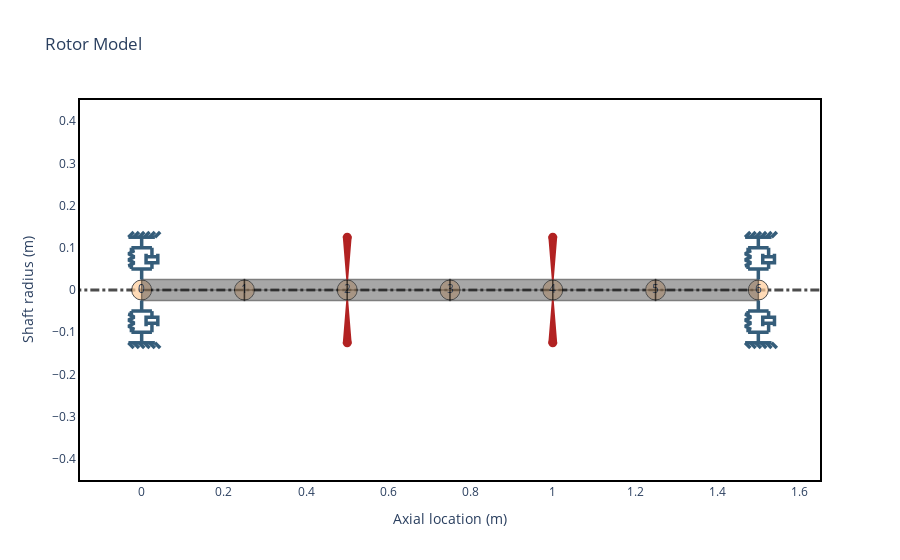

Notebook source saved alongside this figure:
### Code cell
#Classic Instantiation of the rotor
shaft_elements = []
bearing_seal_elements = []
disk_elements = []
steel = rs.steel
for i in range(6):
    shaft_elements.append(rs.ShaftElement(L=0.25, material=steel, n=i, idl=0, odl=0.05))

disk_elements.append(rs.DiskElement.from_geometry(n=2,
                                                  material=steel, 
                                                  width=0.07,
                                                  i_d=0.05, 
                                                  o_d=0.28
                                                 )
                    )

disk_elements.append(rs.DiskElement.from_geometry(n=4,
                                                  material=steel, 
                                                  width=0.07,
                                                  i_d=0.05, 
                                                  o_d=0.35
                                                 )
                    )
bearing_seal_elements.append(rs.BearingElement(n=0, kxx=1e6, kyy=1e6, cxx=3e3, cyy=3e3))
bearing_seal_elements.append(rs.BearingElement(n=6, kxx=1e6, kyy=1e6, cxx=3e3, cyy=3e3))

rotor595c = rs.Rotor(shaft_elements=shaft_elements,
                     bearing_elements=bearing_seal_elements,
                     disk_elements=disk_elements)

rotor595c.plot_rotor()

### Figure 1 — Plotly figure (JSON) as saved in the notebook; plotly's stock layout.template omitted (floating-point values rounded to 4 significant figures)
{"data": [{"hoverinfo": "none", "line": {"color": "black", "dash": "dashdot", "width": 3}, "mode": "lines", "opacity": 0.7, "showlegend": false, "type": "scatter", "x": [-0.3, 1.8], "y": [0, 0]}, {"hoverinfo": "none", "marker": {"color": "#ffcc99", "line": {"color": "black", "width": 1}, "opacity": 0.7, "size": 20}, "mode": "markers+text", "showlegend": false, "text": ["0", "1", "2", "3", "4", "5", "6"], "type": "scatter", "x": [0, 0.25, 0.5, 0.75, 1, 1.25, 1.5], "y": [0, 0, 0, 0, 0, 0, 0]}, {"customdata": [[0, 0.05, 0, 0.05, 0, 0.25, "Steel"], [0, 0.05, 0, 0.05, 0, 0.25, "Steel"], [0, 0.05, 0, 0.05, 0, 0.25, "Steel"], [0, 0.05, 0, 0.05, 0, 0.25, "Steel"], [0, 0.05, 0, 0.05, 0, 0.25, "Steel"], [0, 0.05, 0, 0.05, 0, 0.25, "Steel"], [0, 0.05, 0, 0.05, 0, 0.25, "Steel"], [0, 0.05, 0, 0.05, 0, 0.25, "Steel"], [0, 0.05, 0, 0.05, 0, 0.25, "Steel"], [0, 0.05, 0, 0.05, 0, 0.25, "Steel"]], "fill": "toself", "fillcolor": "#525252", "hoverinfo": "text", "hoverlabel": {"bgcolor": "#525252"}, "hoveron": "points+fills", "hovertemplate": "Element Number: 0<br>Left Outer Diameter: 0.05 m<br>Left Inner Diameter: 0.0 m<br>Right Outer Diameter: 0.05 m<br>Right Inner Diameter: 0.0 m<br>Element Length: 0.25 m<br>Material: Steel<br>", "legendgroup": "Shaft", "line": {"color": "black", "width": 1.5}, "mode": "lines", "name": "ShaftElement 0", "opacity": 0.5, "showlegend": false, "text": "Element Number: 0<br>Left Outer Diameter: 0.05 m<br>Left Inner Diameter: 0.0 m<br>Right Outer Diameter: 0.05 m<br>Right Inner Diameter: 0.0 m<br>Element Length: 0.25 m<br>Material: Steel<br>", "type": "scatter", "x": [0, 0, 0.25, 0.25, 0, 0, 0, 0.25, 0.25, 0], "y": [0, 0.025, 0.025, 0, 0, 0, -0.025, -0.025, 0, 0]}, {"customdata": [[1, 0.05, 0, 0.05, 0, 0.25, "Steel"], [1, 0.05, 0, 0.05, 0, 0.25, "Steel"], [1, 0.05, 0, 0.05, 0, 0.25, "Steel"], [1, 0.05, 0, 0.05, 0, 0.25, "Steel"], [1, 0.05, 0, 0.05, 0, 0.25, "Steel"], [1, 0.05, 0, 0.05, 0, 0.25, "Steel"], [1, 0.05, 0, 0.05, 0, 0.25, "Steel"], [1, 0.05, 0, 0.05, 0, 0.25, "Steel"], [1, 0.05, 0, 0.05, 0, 0.25, "Steel"], [1, 0.05, 0, 0.05, 0, 0.25, "Steel"]], "fill": "toself", "fillcolor": "#525252", "hoverinfo": "text", "hoverlabel": {"bgcolor": "#525252"}, "hoveron": "points+fills", "hovertemplate": "Element Number: 1<br>Left Outer Diameter: 0.05 m<br>Left Inner Diameter: 0.0 m<br>Right Outer Diameter: 0.05 m<br>Right Inner Diameter: 0.0 m<br>Element Length: 0.25 m<br>Material: Steel<br>", "legendgroup": "Shaft", "line": {"color": "black", "width": 1.5}, "mode": "lines", "name": "ShaftElement 1", "opacity": 0.5, "showlegend": false, "text": "Element Number: 1<br>Left Outer Diameter: 0.05 m<br>Left Inner Diameter: 0.0 m<br>Right Outer Diameter: 0.05 m<br>Right Inner Diameter: 0.0 m<br>Element Length: 0.25 m<br>Material: Steel<br>", "type": "scatter", "x": [0.25, 0.25, 0.5, 0.5, 0.25, 0.25, 0.25, 0.5, 0.5, 0.25], "y": [0, 0.025, 0.025, 0, 0, 0, -0.025, -0.025, 0, 0]}, {"customdata": [[2, 0.05, 0, 0.05, 0, 0.25, "Steel"], [2, 0.05, 0, 0.05, 0, 0.25, "Steel"], [2, 0.05, 0, 0.05, 0, 0.25, "Steel"], [2, 0.05, 0, 0.05, 0, 0.25, "Steel"], [2, 0.05, 0, 0.05, 0, 0.25, "Steel"], [2, 0.05, 0, 0.05, 0, 0.25, "Steel"], [2, 0.05, 0, 0.05, 0, 0.25, "Steel"], [2, 0.05, 0, 0.05, 0, 0.25, "Steel"], [2, 0.05, 0, 0.05, 0, 0.25, "Steel"], [2, 0.05, 0, 0.05, 0, 0.25, "Steel"]], "fill": "toself", "fillcolor": "#525252", "hoverinfo": "text", "hoverlabel": {"bgcolor": "#525252"}, "hoveron": "points+fills", "hovertemplate": "Element Number: 2<br>Left Outer Diameter: 0.05 m<br>Left Inner Diameter: 0.0 m<br>Right Outer Diameter: 0.05 m<br>Right Inner Diameter: 0.0 m<br>Element Length: 0.25 m<br>Material: Steel<br>", "legendgroup": "Shaft", "line": {"color": "black", "width": 1.5}, "mode": "lines", "name": "ShaftElement 2", "opacity": 0.5, "showlegend": false, "text": "Element Number: 2<br>Left Outer Diameter: 0.05 m<br>Left Inner Diameter: 0.0 m<br>Right Outer Diameter: 0.05 m<br>Right Inner Diameter: 0.0 m<br>Element Length: 0.25 m<br>Material: Steel<br>", "type": "scatter", "x": [0.5, 0.5, 0.75, 0.75, 0.5, 0.5, 0.5, 0.75, 0.75, 0.5], "y": [0, 0.025, 0.025, 0, 0, 0, -0.025, -0.025, 0, 0]}, {"customdata": [[3, 0.05, 0, 0.05, 0, 0.25, "Steel"], [3, 0.05, 0, 0.05, 0, 0.25, "Steel"], [3, 0.05, 0, 0.05, 0, 0.25, "Steel"], [3, 0.05, 0, 0.05, 0, 0.25, "Steel"], [3, 0.05, 0, 0.05, 0, 0.25, "Steel"], [3, 0.05, 0, 0.05, 0, 0.25, "Steel"], [3, 0.05, 0, 0.05, 0, 0.25, "Steel"], [3, 0.05, 0, 0.05, 0, 0.25, "Steel"], [3, 0.05, 0, 0.05, 0, 0.25, "Steel"], [3, 0.05, 0, 0.05, 0, 0.25, "Steel"]], "fill": "toself", "fillcolor": "#525252", "hoverinfo": "text", "hoverlabel": {"bgcolor": "#525252"}, "hoveron": "points+fills", "hovertemplate": "Element Number: 3<br>Left Outer Diameter: 0.05 m<br>Left Inner Diameter: 0.0 m<br>Right Outer Diameter: 0.05 m<br>Right Inner Diameter: 0.0 m<br>Element Length: 0.25 m<br>Material: Steel<br>", "legendgroup": "Shaft", "line": {"color": "black", "width": 1.5}, "mode": "lines", "name": "ShaftElement 3", "opacity": 0.5, "showlegend": false, "text": "Element Number: 3<br>Left Outer Diameter: 0.05 m<br>Left Inner Diameter: 0.0 m<br>Right Outer Diameter: 0.05 m<br>Right Inner Diameter: 0.0 m<br>Element Length: 0.25 m<br>Material: Steel<br>", "type": "scatter", "x": [0.75, 0.75, 1, 1, 0.75, 0.75, 0.75, 1, 1, 0.75], "y": [0, 0.025, 0.025, 0, 0, 0, -0.025, -0.025, 0, 0]}, {"customdata": [[4, 0.05, 0, 0.05, 0, 0.25, "Steel"], [4, 0.05, 0, 0.05, 0, 0.25, "Steel"], [4, 0.05, 0, 0.05, 0, 0.25, "Steel"], [4, 0.05, 0, 0.05, 0, 0.25, "Steel"], [4, 0.05, 0, 0.05, 0, 0.25, "Steel"], [4, 0.05, 0, 0.05, 0, 0.25, "Steel"], [4, 0.05, 0, 0.05, 0, 0.25, "Steel"], [4, 0.05, 0, 0.05, 0, 0.25, "Steel"], [4, 0.05, 0, 0.05, 0, 0.25, "Steel"], [4, 0.05, 0, 0.05, 0, 0.25, "Steel"]], "fill": "toself", "fillcolor": "#525252", "hoverinfo": "text", "hoverlabel": {"bgcolor": "#525252"}, "hoveron": "points+fills", "hovertemplate": "Element Number: 4<br>Left Outer Diameter: 0.05 m<br>Left Inner Diameter: 0.0 m<br>Right Outer Diameter: 0.05 m<br>Right Inner Diameter: 0.0 m<br>Element Length: 0.25 m<br>Material: Steel<br>", "legendgroup": "Shaft", "line": {"color": "black", "width": 1.5}, "mode": "lines", "name": "ShaftElement 4", "opacity": 0.5, "showlegend": false, "text": "Element Number: 4<br>Left Outer Diameter: 0.05 m<br>Left Inner Diameter: 0.0 m<br>Right Outer Diameter: 0.05 m<br>Right Inner Diameter: 0.0 m<br>Element Length: 0.25 m<br>Material: Steel<br>", "type": "scatter", "x": [1, 1, 1.25, 1.25, 1, 1, 1, 1.25, 1.25, 1], "y": [0, 0.025, 0.025, 0, 0, 0, -0.025, -0.025, 0, 0]}, {"customdata": [[5, 0.05, 0, 0.05, 0, 0.25, "Steel"], [5, 0.05, 0, 0.05, 0, 0.25, "Steel"], [5, 0.05, 0, 0.05, 0, 0.25, "Steel"], [5, 0.05, 0, 0.05, 0, 0.25, "Steel"], [5, 0.05, 0, 0.05, 0, 0.25, "Steel"], [5, 0.05, 0, 0.05, 0, 0.25, "Steel"], [5, 0.05, 0, 0.05, 0, 0.25, "Steel"], [5, 0.05, 0, 0.05, 0, 0.25, "Steel"], [5, 0.05, 0, 0.05, 0, 0.25, "Steel"], [5, 0.05, 0, 0.05, 0, 0.25, "Steel"]], "fill": "toself", "fillcolor": "#525252", "hoverinfo": "text", "hoverlabel": {"bgcolor": "#525252"}, "hoveron": "points+fills", "hovertemplate": "Element Number: 5<br>Left Outer Diameter: 0.05 m<br>Left Inner Diameter: 0.0 m<br>Right Outer Diameter: 0.05 m<br>Right Inner Diameter: 0.0 m<br>Element Length: 0.25 m<br>Material: Steel<br>", "legendgroup": "Shaft", "line": {"color": "black", "width": 1.5}, "mode": "lines", "name": "ShaftElement 5", "opacity": 0.5, "showlegend": false, "text": "Element Number: 5<br>Left Outer Diameter: 0.05 m<br>Left Inner Diameter: 0.0 m<br>Right Outer Diameter: 0.05 m<br>Right Inner Diameter: 0.0 m<br>Element Length: 0.25 m<br>Material: Steel<br>", "type": "scatter", "x": [1.25, 1.25, 1.5, 1.5, 1.25, 1.25, 1.25, 1.5, 1.5, 1.25], "y": [0, 0.025, 0.025, 0, 0, 0, -0.025, -0.025, 0, 0]}, {"customdata": [[2, 0.3296, 0.1781, 32.59], [2, 0.3296, 0.1781, 32.59], [2, 0.3296, 0.1781, 32.59], [2, 0.3296, 0.1781, 32.59], [2, 0.3296, 0.1781, 32.59], [2, 0.3296, 0.1781, 32.59], [2, 0.3296, 0.1781, 32.59], [2, 0.3296, 0.1781, 32.59], [2, 0.3296, 0.1781, 32.59]], "fill": "toself", "fillcolor": "Firebrick", "hoverinfo": "text", "hoverlabel": {"bgcolor": "Firebrick"}, "hoveron": "points+fills", "hovertemplate": "Disk Node: 2<br>Polar Inertia: 3.296e-01<br>Diametral Inertia: 1.781e-01<br>Disk mass: 32.590<br>", "legendgroup": "disks", "line": {"color": "Firebrick", "width": 2}, "mode": "lines", "name": "Disk 0", "showlegend": false, "text": "Disk Node: 2<br>Polar Inertia: 3.296e-01<br>Diametral Inertia: 1.781e-01<br>Disk mass: 32.590<br>", "type": "scatter", "x": [0.5, 0.5083, 0.4917, 0.5, null, 0.5, 0.5083, 0.4917, 0.5], "y": [0.025, 0.125, 0.125, 0.025, null, -0.025, -0.125, -0.125, -0.025]}, {"customdata": [[4, 0.8051, 0.4236, 51.53], [4, 0.8051, 0.4236, 51.53], [4, 0.8051, 0.4236, 51.53], [4, 0.8051, 0.4236, 51.53], [4, 0.8051, 0.4236, 51.53], [4, 0.8051, 0.4236, 51.53], [4, 0.8051, 0.4236, 51.53], [4, 0.8051, 0.4236, 51.53], [4, 0.8051, 0.4236, 51.53]], "fill": "toself", "fillcolor": "Firebrick", "hoverinfo": "text", "hoverlabel": {"bgcolor": "Firebrick"}, "hoveron": "points+fills", "hovertemplate": "Disk Node: 4<br>Polar Inertia: 8.051e-01<br>Diametral Inertia: 4.236e-01<br>Disk mass: 51.525<br>", "legendgroup": "disks", "line": {"color": "Firebrick", "width": 2}, "mode": "lines", "name": "Disk 1", "showlegend": false, "text": "Disk Node: 4<br>Polar Inertia: 8.051e-01<br>Diametral Inertia: 4.236e-01<br>Disk mass: 51.525<br>", "type": "scatter", "x": [1, 1.008, 0.9917, 1, null, 1, 1.008, 0.9917, 1], "y": [0.025, 0.125, 0.125, 0.025, null, -0.025, -0.125, -0.125, -0.025]}, {"hoverinfo": "none", "legendgroup": "bearings", "line": {"color": "#355d7a", "width": 3.5}, "mode": "lines", "name": "Bearing 0", "showlegend": false, "type": "scatter", "x": [0, 0, -0.025, 0.025], "y": [0.025, 0.05, 0.05, 0.05]}, {"hoverinfo": "none", "legendgroup": "bearings", "line": {"color": "#355d7a", "width": 3.5}, "mode": "lines", "name": "Bearing 0", "showlegend": false, "type": "scatter", "x": [0, 0, -0.025, 0.025], "y": [-0.025, -0.05, -0.05, -0.05]}, {"hoverinfo": "none", "legendgroup": "bearings", "line": {"color": "#355d7a", "width": 3.5}, "mode": "lines", "name": "Bearing 0", "showlegend": false, "type": "scatter", "x": [0, 0, -0.025, 0.025], "y": [0.125, 0.1, 0.1, 0.1]}, {"hoverinfo": "none", "legendgroup": "bearings", "line": {"color": "#355d7a", "width": 3.5}, "mode": "lines", "name": "Bearing 0", "showlegend": false, "type": "scatter", "x": [0, 0, -0.025, 0.025], "y": [-0.125, -0.1, -0.1, -0.1]}, {"hoverinfo": "none", "legendgroup": "bearings", "line": {"color": "#355d7a", "width": 3.5}, "mode": "lines", "name": "Bearing 0", "showlegend": false, "type": "scatter", "x": [-0.03214, 0.03214], "y": [0.125, 0.125]}, {"hoverinfo": "none", "legendgroup": "bearings", "line": {"color": "#355d7a", "width": 3.5}, "mode": "lines", "name": "Bearing 0", "showlegend": false, "type": "scatter", "x": [-0.03214, 0.03214], "y": [-0.125, -0.125]}, {"hoverinfo": "none", "legendgroup": "bearings", "line": {"color": "#355d7a", "width": 3.5}, "mode": "lines", "name": "Bearing 0", "showlegend": false, "type": "scatter", "x": [-0.03214, -0.01929], "y": [0.125, 0.1375]}, {"hoverinfo": "none", "legendgroup": "bearings", "line": {"color": "#355d7a", "width": 3.5}, "mode": "lines", "name": "Bearing 0", "showlegend": false, "type": "scatter", "x": [-0.03214, -0.01929], "y": [-0.125, -0.1375]}, {"hoverinfo": "none", "legendgroup": "bearings", "line": {"color": "#355d7a", "width": 3.5}, "mode": "lines", "name": "Bearing 0", "showlegend": false, "type": "scatter", "x": [-0.01929, -0.006429], "y": [0.125, 0.1375]}, {"hoverinfo": "none", "legendgroup": "bearings", "line": {"color": "#355d7a", "width": 3.5}, "mode": "lines", "name": "Bearing 0", "showlegend": false, "type": "scatter", "x": [-0.01929, -0.006429], "y": [-0.125, -0.1375]}, {"hoverinfo": "none", "legendgroup": "bearings", "line": {"color": "#355d7a", "width": 3.5}, "mode": "lines", "name": "Bearing 0", "showlegend": false, "type": "scatter", "x": [-0.006429, 0.006429], "y": [0.125, 0.1375]}, {"hoverinfo": "none", "legendgroup": "bearings", "line": {"color": "#355d7a", "width": 3.5}, "mode": "lines", "name": "Bearing 0", "showlegend": false, "type": "scatter", "x": [-0.006429, 0.006429], "y": [-0.125, -0.1375]}, {"hoverinfo": "none", "legendgroup": "bearings", "line": {"color": "#355d7a", "width": 3.5}, "mode": "lines", "name": "Bearing 0", "showlegend": false, "type": "scatter", "x": [0.006429, 0.01929], "y": [0.125, 0.1375]}, {"hoverinfo": "none", "legendgroup": "bearings", "line": {"color": "#355d7a", "width": 3.5}, "mode": "lines", "name": "Bearing 0", "showlegend": false, "type": "scatter", "x": [0.006429, 0.01929], "y": [-0.125, -0.1375]}, {"hoverinfo": "none", "legendgroup": "bearings", "line": {"color": "#355d7a", "width": 3.5}, "mode": "lines", "name": "Bearing 0", "showlegend": false, "type": "scatter", "x": [0.01929, 0.03214], "y": [0.125, 0.1375]}, {"hoverinfo": "none", "legendgroup": "bearings", "line": {"color": "#355d7a", "width": 3.5}, "mode": "lines", "name": "Bearing 0", "showlegend": false, "type": "scatter", "x": [0.01929, 0.03214], "y": [-0.125, -0.1375]}, {"hoverinfo": "none", "legendgroup": "bearings", "line": {"color": "#355d7a", "width": 3.5}, "mode": "lines", "name": "Bearing 0", "showlegend": false, "type": "scatter", "x": [0.03214, 0.045], "y": [0.125, 0.1375]}, {"hoverinfo": "none", "legendgroup": "bearings", "line": {"color": "#355d7a", "width": 3.5}, "mode": "lines", "name": "Bearing 0", "showlegend": false, "type": "scatter", "x": [0.03214, 0.045], "y": [-0.125, -0.1375]}, {"hoverinfo": "none", "legendgroup": "bearings", "line": {"color": "#355d7a", "width": 3.5}, "mode": "lines", "name": "Bearing 0", "showlegend": false, "type": "scatter", "x": [-0.025, -0.025, -0.03214, -0.01786, -0.03214, -0.01786, -0.03214, -0.01786, -0.025, -0.025], "y": [0.05, 0.05714, 0.05714, 0.06429, 0.07143, 0.07857, 0.08571, 0.09286, 0.09286, 0.1]}, {"hoverinfo": "none", "legendgroup": "bearings", "line": {"color": "#355d7a", "width": 3.5}, "mode": "lines", "name": "Bearing 0", "showlegend": false, "type": "scatter", "x": [-0.025, -0.025, -0.03214, -0.01786, -0.03214, -0.01786, -0.03214, -0.01786, -0.025, -0.025], "y": [-0.05, -0.05714, -0.05714, -0.06429, -0.07143, -0.07857, -0.08571, -0.09286, -0.09286, -0.1]}, {"hoverinfo": "none", "legendgroup": "bearings", "line": {"color": "#355d7a", "width": 3.5}, "mode": "lines", "name": "Bearing 0", "showlegend": false, "type": "scatter", "x": [0.025, 0.025], "y": [0.05, 0.06429]}, {"hoverinfo": "none", "legendgroup": "bearings", "line": {"color": "#355d7a", "width": 3.5}, "mode": "lines", "name": "Bearing 0", "showlegend": false, "type": "scatter", "x": [0.025, 0.025], "y": [-0.05, -0.06429]}, {"hoverinfo": "none", "legendgroup": "bearings", "line": {"color": "#355d7a", "width": 3.5}, "mode": "lines", "name": "Bearing 0", "showlegend": false, "type": "scatter", "x": [0.01071, 0.01071, 0.03929, 0.03929], "y": [0.08571, 0.06429, 0.06429, 0.08571]}, {"hoverinfo": "none", "legendgroup": "bearings", "line": {"color": "#355d7a", "width": 3.5}, "mode": "lines", "name": "Bearing 0", "showlegend": false, "type": "scatter", "x": [0.01071, 0.01071, 0.03929, 0.03929], "y": [-0.08571, -0.06429, -0.06429, -0.08571]}, {"hoverinfo": "none", "legendgroup": "bearings", "line": {"color": "#355d7a", "width": 3.5}, "mode": "lines", "name": "Bearing 0", "showlegend": false, "type": "scatter", "x": [0.01071, 0.03929, 0.025, 0.025], "y": [0.07857, 0.07857, 0.07857, 0.1]}, {"hoverinfo": "none", "legendgroup": "bearings", "line": {"color": "#355d7a", "width": 3.5}, "mode": "lines", "name": "Bearing 0", "showlegend": false, "type": "scatter", "x": [0.01071, 0.03929, 0.025, 0.025], "y": [-0.07857, -0.07857, -0.07857, -0.1]}, {"hoverinfo": "none", "legendgroup": "bearings", "line": {"color": "#355d7a", "width": 3.5}, "mode": "lines", "name": "Bearing 1", "showlegend": false, "type": "scatter", "x": [1.5, 1.5, 1.475, 1.525], "y": [0.025, 0.05, 0.05, 0.05]}, {"hoverinfo": "none", "legendgroup": "bearings", "line": {"color": "#355d7a", "width": 3.5}, "mode": "lines", "name": "Bearing 1", "showlegend": false, "type": "scatter", "x": [1.5, 1.5, 1.475, 1.525], "y": [-0.025, -0.05, -0.05, -0.05]}, {"hoverinfo": "none", "legendgroup": "bearings", "line": {"color": "#355d7a", "width": 3.5}, "mode": "lines", "name": "Bearing 1", "showlegend": false, "type": "scatter", "x": [1.5, 1.5, 1.475, 1.525], "y": [0.125, 0.1, 0.1, 0.1]}, {"hoverinfo": "none", "legendgroup": "bearings", "line": {"color": "#355d7a", "width": 3.5}, "mode": "lines", "name": "Bearing 1", "showlegend": false, "type": "scatter", "x": [1.5, 1.5, 1.475, 1.525], "y": [-0.125, -0.1, -0.1, -0.1]}, {"hoverinfo": "none", "legendgroup": "bearings", "line": {"color": "#355d7a", "width": 3.5}, "mode": "lines", "name": "Bearing 1", "showlegend": false, "type": "scatter", "x": [1.468, 1.532], "y": [0.125, 0.125]}, {"hoverinfo": "none", "legendgroup": "bearings", "line": {"color": "#355d7a", "width": 3.5}, "mode": "lines", "name": "Bearing 1", "showlegend": false, "type": "scatter", "x": [1.468, 1.532], "y": [-0.125, -0.125]}, {"hoverinfo": "none", "legendgroup": "bearings", "line": {"color": "#355d7a", "width": 3.5}, "mode": "lines", "name": "Bearing 1", "showlegend": false, "type": "scatter", "x": [1.468, 1.481], "y": [0.125, 0.1375]}, {"hoverinfo": "none", "legendgroup": "bearings", "line": {"color": "#355d7a", "width": 3.5}, "mode": "lines", "name": "Bearing 1", "showlegend": false, "type": "scatter", "x": [1.468, 1.481], "y": [-0.125, -0.1375]}, {"hoverinfo": "none", "legendgroup": "bearings", "line": {"color": "#355d7a", "width": 3.5}, "mode": "lines", "name": "Bearing 1", "showlegend": false, "type": "scatter", "x": [1.481, 1.494], "y": [0.125, 0.1375]}, {"hoverinfo": "none", "legendgroup": "bearings", "line": {"color": "#355d7a", "width": 3.5}, "mode": "lines", "name": "Bearing 1", "showlegend": false, "type": "scatter", "x": [1.481, 1.494], "y": [-0.125, -0.1375]}, {"hoverinfo": "none", "legendgroup": "bearings", "line": {"color": "#355d7a", "width": 3.5}, "mode": "lines", "name": "Bearing 1", "showlegend": false, "type": "scatter", "x": [1.494, 1.506], "y": [0.125, 0.1375]}, {"hoverinfo": "none", "legendgroup": "bearings", "line": {"color": "#355d7a", "width": 3.5}, "mode": "lines", "name": "Bearing 1", "showlegend": false, "type": "scatter", "x": [1.494, 1.506], "y": [-0.125, -0.1375]}, {"hoverinfo": "none", "legendgroup": "bearings", "line": {"color": "#355d7a", "width": 3.5}, "mode": "lines", "name": "Bearing 1", "showlegend": false, "type": "scatter", "x": [1.506, 1.519], "y": [0.125, 0.1375]}, {"hoverinfo": "none", "legendgroup": "bearings", "line": {"color": "#355d7a", "width": 3.5}, "mode": "lines", "name": "Bearing 1", "showlegend": false, "type": "scatter", "x": [1.506, 1.519], "y": [-0.125, -0.1375]}, {"hoverinfo": "none", "legendgroup": "bearings", "line": {"color": "#355d7a", "width": 3.5}, "mode": "lines", "name": "Bearing 1", "showlegend": false, "type": "scatter", "x": [1.519, 1.532], "y": [0.125, 0.1375]}, {"hoverinfo": "none", "legendgroup": "bearings", "line": {"color": "#355d7a", "width": 3.5}, "mode": "lines", "name": "Bearing 1", "showlegend": false, "type": "scatter", "x": [1.519, 1.532], "y": [-0.125, -0.1375]}, {"hoverinfo": "none", "legendgroup": "bearings", "line": {"color": "#355d7a", "width": 3.5}, "mode": "lines", "name": "Bearing 1", "showlegend": false, "type": "scatter", "x": [1.532, 1.545], "y": [0.125, 0.1375]}, {"hoverinfo": "none", "legendgroup": "bearings", "line": {"color": "#355d7a", "width": 3.5}, "mode": "lines", "name": "Bearing 1", "showlegend": false, "type": "scatter", "x": [1.532, 1.545], "y": [-0.125, -0.1375]}, {"hoverinfo": "none", "legendgroup": "bearings", "line": {"color": "#355d7a", "width": 3.5}, "mode": "lines", "name": "Bearing 1", "showlegend": false, "type": "scatter", "x": [1.475, 1.475, 1.468, 1.482, 1.468, 1.482, 1.468, 1.482, 1.475, 1.475], "y": [0.05, 0.05714, 0.05714, 0.06429, 0.07143, 0.07857, 0.08571, 0.09286, 0.09286, 0.1]}, {"hoverinfo": "none", "legendgroup": "bearings", "line": {"color": "#355d7a", "width": 3.5}, "mode": "lines", "name": "Bearing 1", "showlegend": false, "type": "scatter", "x": [1.475, 1.475, 1.468, 1.482, 1.468, 1.482, 1.468, 1.482, 1.475, 1.475], "y": [-0.05, -0.05714, -0.05714, -0.06429, -0.07143, -0.07857, -0.08571, -0.09286, -0.09286, -0.1]}, {"hoverinfo": "none", "legendgroup": "bearings", "line": {"color": "#355d7a", "width": 3.5}, "mode": "lines", "name": "Bearing 1", "showlegend": false, "type": "scatter", "x": [1.525, 1.525], "y": [0.05, 0.06429]}, {"hoverinfo": "none", "legendgroup": "bearings", "line": {"color": "#355d7a", "width": 3.5}, "mode": "lines", "name": "Bearing 1", "showlegend": false, "type": "scatter", "x": [1.525, 1.525], "y": [-0.05, -0.06429]}, {"hoverinfo": "none", "legendgroup": "bearings", "line": {"color": "#355d7a", "width": 3.5}, "mode": "lines", "name": "Bearing 1", "showlegend": false, "type": "scatter", "x": [1.511, 1.511, 1.539, 1.539], "y": [0.08571, 0.06429, 0.06429, 0.08571]}, {"hoverinfo": "none", "legendgroup": "bearings", "line": {"color": "#355d7a", "width": 3.5}, "mode": "lines", "name": "Bearing 1", "showlegend": false, "type": "scatter", "x": [1.511, 1.511, 1.539, 1.539], "y": [-0.08571, -0.06429, -0.06429, -0.08571]}, {"hoverinfo": "none", "legendgroup": "bearings", "line": {"color": "#355d7a", "width": 3.5}, "mode": "lines", "name": "Bearing 1", "showlegend": false, "type": "scatter", "x": [1.511, 1.539, 1.525, 1.525], "y": [0.07857, 0.07857, 0.07857, 0.1]}, {"hoverinfo": "none", "legendgroup": "bearings", "line": {"color": "#355d7a", "width": 3.5}, "mode": "lines", "name": "Bearing 1", "showlegend": false, "type": "scatter", "x": [1.511, 1.539, 1.525, 1.525], "y": [-0.07857, -0.07857, -0.07857, -0.1]}], "layout": {"shapes": [{"fillcolor": "Firebrick", "line": {"color": "Firebrick"}, "type": "circle", "x0": 0.5083, "x1": 0.4917, "xref": "x", "y0": 0.1167, "y1": 0.1333, "yref": "y"}, {"fillcolor": "Firebrick", "line": {"color": "Firebrick"}, "type": "circle", "x0": 0.5083, "x1": 0.4917, "xref": "x", "y0": -0.1167, "y1": -0.1333, "yref": "y"}, {"fillcolor": "Firebrick", "line": {"color": "Firebrick"}, "type": "circle", "x0": 1.008, "x1": 0.9917, "xref": "x", "y0": 0.1167, "y1": 0.1333, "yref": "y"}, {"fillcolor": "Firebrick", "line": {"color": "Firebrick"}, "type": "circle", "x0": 1.008, "x1": 0.9917, "xref": "x", "y0": -0.1167, "y1": -0.1333, "yref": "y"}], "title": {"text": "Rotor Model"}, "xaxis": {"mirror": true, "range": [-0.15, 1.65], "showgrid": false, "title": {"text": "Axial location (m)"}}, "yaxis": {"mirror": true, "range": [-0.45, 0.45], "showgrid": false, "title": {"text": "Shaft radius (m)"}}}}
